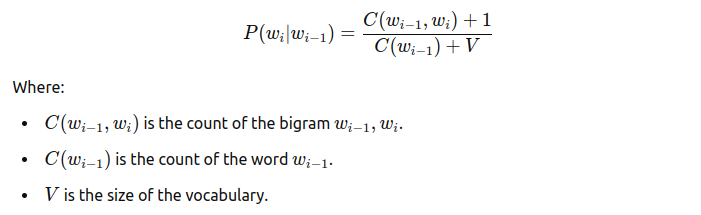
#> input picture Machine Learning/Naive Bayes/Laplace Smoothing/images/laplace.png, 701 x 215 px, found by its file name
$ jupyter execute 'multinomial naive bayes.ipynb'
#> lines starting #> are read from the running program, lines starting #| are printed output that depends on the picture
1. [Multinomial Naive Bayes](#multinomial-naive-bayes)

#### Multinomial Naive Bayes:
- used when we have text data at hand or NLP scenarios
- create ```dictionary/vocalbulary of words``` w.r.t their output labels and their corresponding ```frequency``` values
- calculate the ```posterior probability```, ```likelihood```, ```prior probability``` values based on the probability values using frequency/count values for each class and compared
- final output class chosen based on ```highest posterior probabilty``` value produced

```Zero Probability```:
- ```likelihood value = 0``` for certain words against a particular output label
- therefore the posterior probability will also become 0 and results in zero probability

```Laplace Smoothing```:
- overcomes zero probability issues
- add a ```constant value``` or ```increment by 1``` the frequency count of each words w.r.t each output label
- it also called ```additive laplace smoothing``` or ```"add-one" smoothing```
    - distribution of data is undisturbed, because all the words are equally incremented
- ```k/α``` are called the smoothing parameter
    - ```↑ α``` = underfit
    - ```↓ α``` = overfit

Note:
- eventhough the algorithm has high bias and low variance, in practical the models gives out prediction with good accuracy

[cell 1]
from PIL import Image
from IPython.display import display

img = Image.open('images/laplace.png')
#> img is the input picture: PIL image 701x215 RGBA; mean R, G, B, A 249.2, 249.2, 249.2, 255
new_image = img.resize((700, 210))
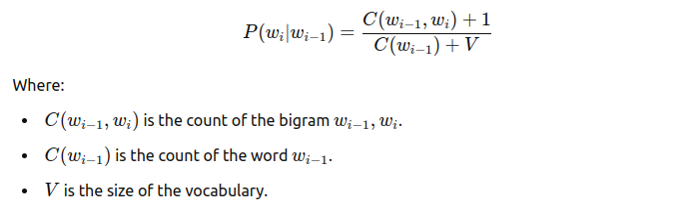
#> new_image: PIL image 700x210 RGBA; mean R, G, B, A 249, 249, 249, 255
display(new_image)

```Working of Multinomial Naive Bayes```:
- consider binary classification problem
    - to classify ```email``` to be a ```Spam``` or ```Ham``` based on the text
- gather all the words associated against both the classes

[cell 2]
from PIL import Image
from IPython.display import display

img = Image.open('images/data.png')
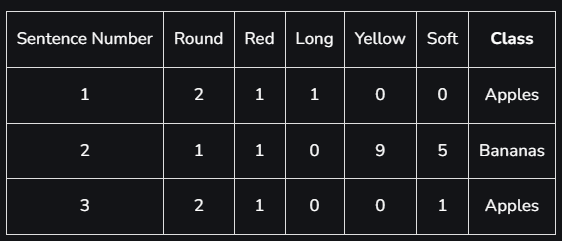
#> input picture Machine Learning/Naive Bayes/Complement Naive Bayes/images/data.png, 562 x 241 px, found by its file name
#> img is the input picture: PIL image 562x241 RGBA; mean R, G, B, A 31.3, 32.2, 35.1, 255
new_image = img.resize((550, 220))
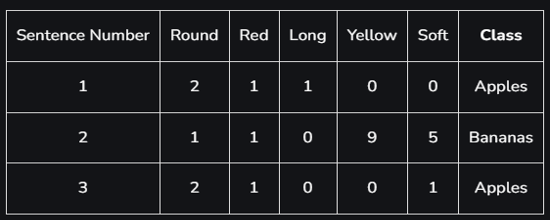
#> new_image: PIL image 550x220 RGBA; mean R, G, B, A 31.3, 32.2, 35.1, 255
display(new_image)

img = Image.open('images/data1.png')
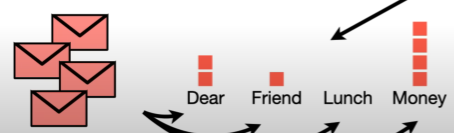
#> input picture Machine Learning/Naive Bayes/Multinomial Naive Bayes/images/data1.png, 454 x 133 px, found by its file name
#> img is the input picture: PIL image 454x133 RGBA; mean R, G, B, A 218.7, 205.3, 204.1, 255
new_image = img.resize((480, 150))
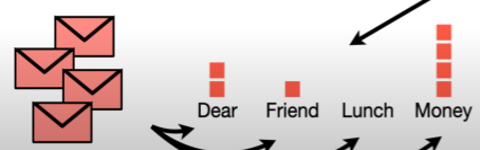
#> new_image: PIL image 480x150 RGBA; mean R, G, B, A 218.7, 205.3, 204.1, 255
display(new_image)

```Prior Probability```:
- classes Normal (N) & Spam (S)
- calculate ```prior probability``` i.e. probability of each output class labels against overall data points/records

    - ```P(N) = 8/12 = 0.67```

    - ```P(S) = 4/12 = 0.33```

- these probabilities are called prior probabilities
    - the ```probabiltiy of seeing the evidence, given the hypothesis is true```

- now we calculate the ```likelihood of each word``` w.r.t ```normal``` output class

    - ```P(Dear|N) = 8/17 = 0.47```

    - ```P(Friend|N) = 5/17 = 0.29```

    - ```P(Lunch|N) = 3/17 = 0.18```

    - ```P(Money|N) = 1/17 = 0.05```

- we also calculate the ```likelihood``` of each word w.r.t ```spam``` output class

    - ```P(Dear|S) = 2/7 = 0.29```

    - ```P(Friend|S) = 1/7 = 0.14```

    - ```P(Lunch|S) = 0/7 = 0```

    - ```P(Money|S) = 4/7 = 0.57```

- the above probabilities are also called as likelihoods while taking the probabilities of the discrete variables/values
    - the ```probabiltiy of the hypothesis being true without any evidence present```

Note:
- here we do not calculate the ```marginal probability```, i.e. ```probability of observing the evidence```

```Prediction```:
- Eg 1:
    - test input data: ```"Dear Friend"```
    - calculate the ```posterior probabilities``` for each class of the test data "Dear Friend" using bayes theorem

        - ```P(Dear Friend|N) = P(Dear|N) * P(Friend|N) * P(N) = 0.47 * 0.29 * 0.67 = 0.09```

        - ```P(Dear Friend|S) = P(Dear|S) * P(Friend|S) * P(S) = 0.29 * 0.14 * 0.33 = 0.01```

    - compare the ```posterior probability``` values for both classes and choose the one with highest value

        - ```Dear Friend = Normal class```

- Eg 2:
    - test input data

        - ```"Lunch Money Money Money Money"```

    - calculate the ```posterior probabilities``` for each class of the test data "Lunch Money Money Money Money" using bayes theorem

        - ```P(Lunch Money Money Money Money|N) = P(Lunch|N) * P(Money|N) * P(Money|N) * P(Money|N) * P(Money|N) * P(N)```

            ```= 0.18 * 0.05 * 0.05 * 0.05 * 0.05 * 0.67```

            ```= 0.000002```

        - ```P(Lunch Money Money Money Money|S) = P(Lunch|S) * P(Money|S) * P(Money|S) * P(Money|S) * P(Money|S) * P(S)```

            ```= 0 * 0.05 * 0.05 * 0.05 * 0.05 * 0.33```

            ```= 0```

    - compare the ```posterior probability``` values for both classes and choose the one with highest value
        - ```Lunch Money Money Money Money = Normal class``` (but its a spam)
    - due to ```zero probability```, ```likelihood value``` for certain words is ```0```, therefore the ```posterior probability``` value becomes ```0```
    - to overcome zero probability perform ```additive laplace smoothing``` or ```"add-one" smoothing```
        - ```adding each word count by 1``` or any ```constant number```
        - ensure the alpha value in laplace smoothing is assigned properly
            - ```↑ alpha``` = underfitting
                - then the output probability of both the classes will be closer to 0.5
            - ```↓ alpha``` = overfitting

[cell 3]
from PIL import Image
from IPython.display import display

img = Image.open('images/laplace.png')
new_image = img.resize((700, 220))
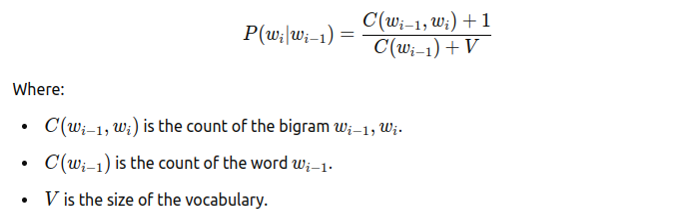
#> new_image: PIL image 700x220 RGBA; mean R, G, B, A 249, 249, 249, 255
display(new_image)
